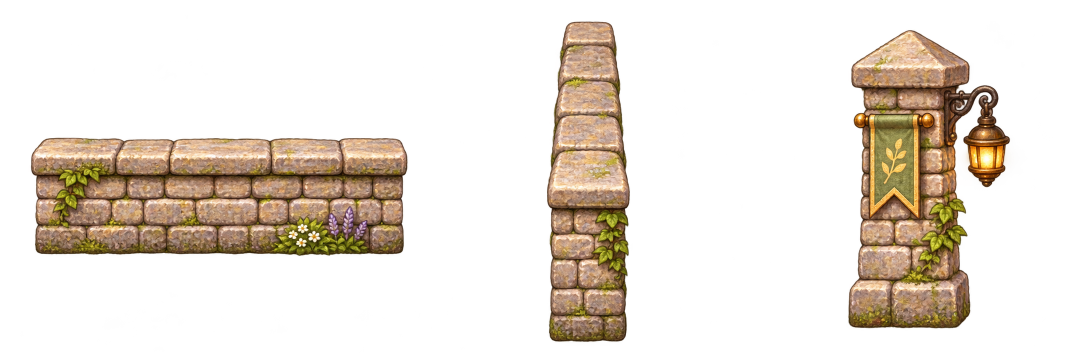
#> input picture src/assets/village/rowen/perimeter.png, 2172 x 724 px (shown at 1/2 size)
$ python build_perimeter_assets.py
#> lines starting #> are read from the running program, lines starting #| are printed output that depends on the picture
"""Pack the three isolated village-wall sprites into a small runtime atlas."""
import json
from pathlib import Path
from PIL import Image

ROOT = Path(__file__).resolve().parents[1] / 'src/assets/village/rowen'
# The wide horizontal wall extends beyond an equal third of the source sheet.
# Repeat the vertical coping strip only: repeating its end face makes stacked towers.
REGIONS = [('wall-horizontal', (0, 0, 950, 724), 448),
           ('wall-vertical', (1132, 150, 1212, 360), 96),
           ('gatepost', (1450, 0, 2172, 724), 160)]


def main():
    source = Image.open(ROOT / 'perimeter.png').convert('RGBA')
#> source is the input picture: PIL image 2172x724 RGBA; mean R, G, B, A 41.9, 33.2, 23.3, 62.1
    crops = []
    for name, region, width in REGIONS:
        crop = source.crop(region)
        box = crop.getchannel('A').point(lambda a: 255 if a >= 128 else 0).getbbox()
        assert box, name
        l, t, r, b = box
        crop = crop.crop((max(0, l - 2), max(0, t - 2), min(crop.width, r + 2), min(crop.height, b + 2)))
        crop = crop.resize((width, round(crop.height * width / crop.width)), Image.Resampling.LANCZOS)
        crops.append((name, crop))
#> this loop made 3 passes
#> (l, t, r, b) on passes 1 to 3: (62, 276, 815, 511), (0, 0, 80, 210), (247, 60, 569, 656)
#> pass 1, in main, `crop = source.crop(region)`:
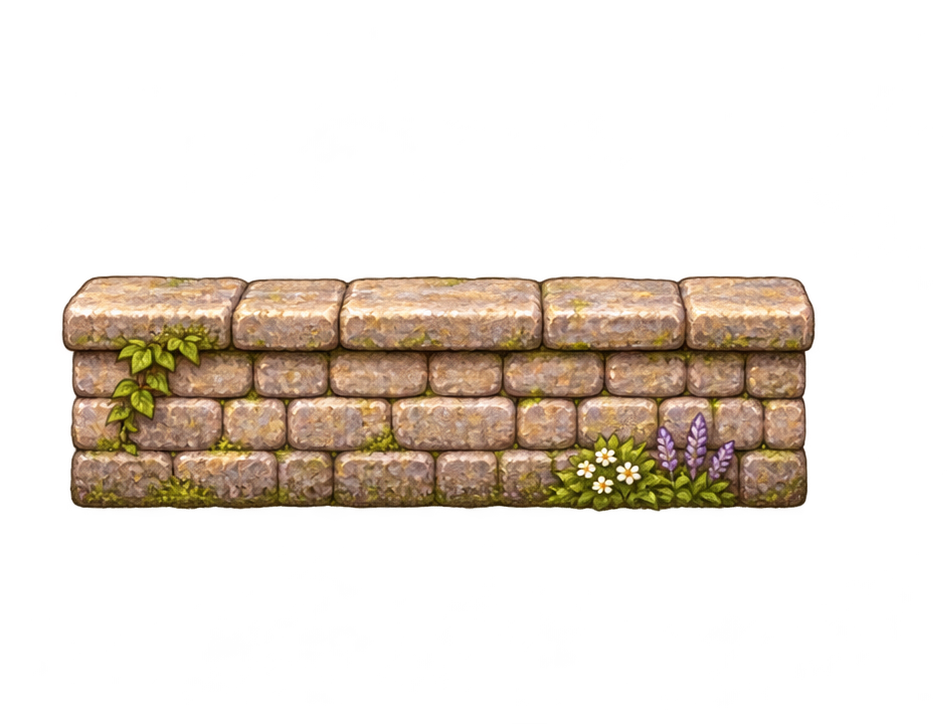
#> crop: PIL image 950x724 RGBA; mean R, G, B, A 40.7, 32.7, 23.7, 62.1; transparent parts drawn white
#> pass 1, in main, `crop = crop.crop((max(0, l - 2), max(0, t - 2), min(crop.width, r + 2)..`:
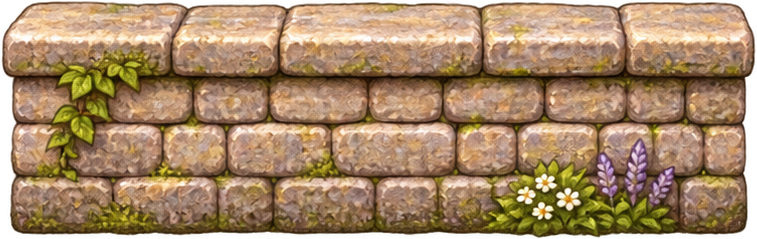
#> crop: PIL image 757x239 RGBA; mean R, G, B, A 153.9, 123.7, 90.1, 235.9; transparent parts drawn white
#> pass 1, in main, `crop = crop.resize((width, round(crop.height * width / crop.width)), I..`:
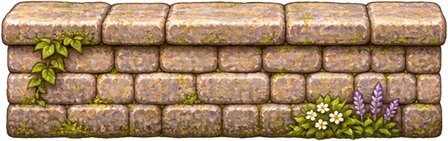
#> crop: PIL image 448x141 RGBA; mean R, G, B, A 152.6, 122.3, 89.2, 236; transparent parts drawn white
#> pass 2, in main, `crop = source.crop(region)`:
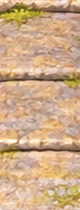
#> crop: PIL image 80x210 RGBA; mean R, G, B, A 205.3, 170.5, 135.9, 252.1; transparent parts drawn white
#> after the loop, crops = 3 items
    atlas = Image.new('RGBA', (sum(im.width + 4 for _, im in crops), max(im.height for _, im in crops) + 4))
#> atlas: PIL image 716x298 RGBA; every value is 0
    frames, x = [], 2
    for name, image in crops:
        atlas.paste(image, (x, 2))
        frames.append(dict(name=name, x=x, y=2, w=image.width, h=image.height))
        x += image.width + 4
#> this loop made 3 passes
#> (name, x) on passes 1 to 3: ('wall-horizontal', 454), ('wall-vertical', 554), ('gatepost', 718)
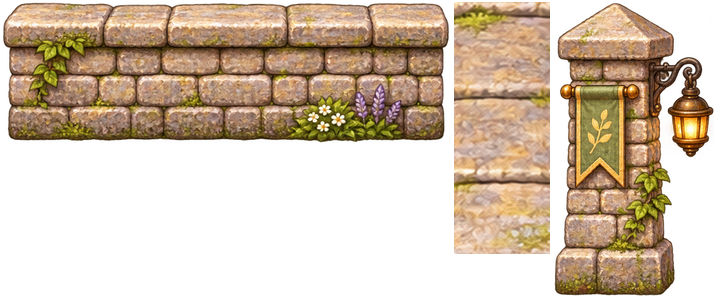
#> atlas: PIL image 716x298 RGBA; mean R, G, B, A 92.8, 74.4, 53.8, 135; transparent parts drawn white
#> after the loop, frames = 3 items; x = 718
    atlas.save(ROOT / 'perimeter.webp', quality=86, method=6)
    (ROOT / 'perimeter.json').write_text(json.dumps({'frames': frames}, indent=2) + '\n')
    print(atlas.size, (ROOT / 'perimeter.webp').stat().st_size)
#| (716, 298) 68956


if __name__ == '__main__':
    main()

$ run again, with src/assets/village/rowen/residential.png copied over src/assets/village/rowen/perimeter.png
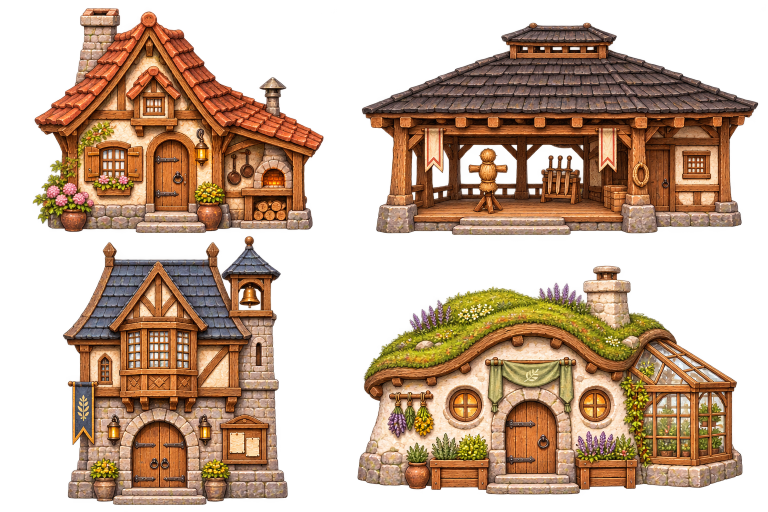
#> input picture src/assets/village/rowen/residential.png, 1536 x 1024 px (shown at 1/2 size)
#> in main, source is the input picture: PIL image 1536x1024 RGBA; mean R, G, B, A 125.8, 89.7, 61.2, 136.8
#> the loop in main, `for name, region, width in REGIONS:` made 3 passes
#> (l, t, r, b) on passes 1 to 3: (66, 17, 950, 724), (0, 0, 80, 210), (0, 185, 66, 453)
#> pass 1, in main, `crop = source.crop(region)`:
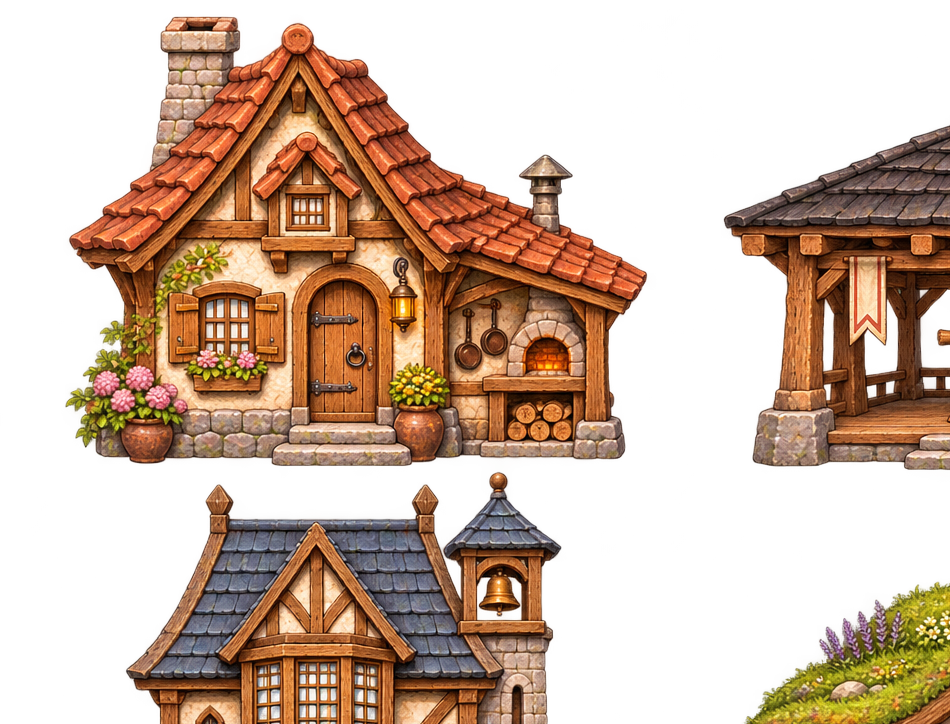
#> crop: PIL image 950x724 RGBA; mean R, G, B, A 117.9, 79.9, 52.6, 118.1; transparent parts drawn white
#> after the loop in main, `for name, region, width in REGIONS:`: crops = 3 items
#> the loop in main, `for name, image in crops:` made 3 passes
#> (name, x) on passes 1 to 3: ('wall-horizontal', 454), ('wall-vertical', 554), ('gatepost', 718)
#> after the loop in main, `for name, image in crops:`:
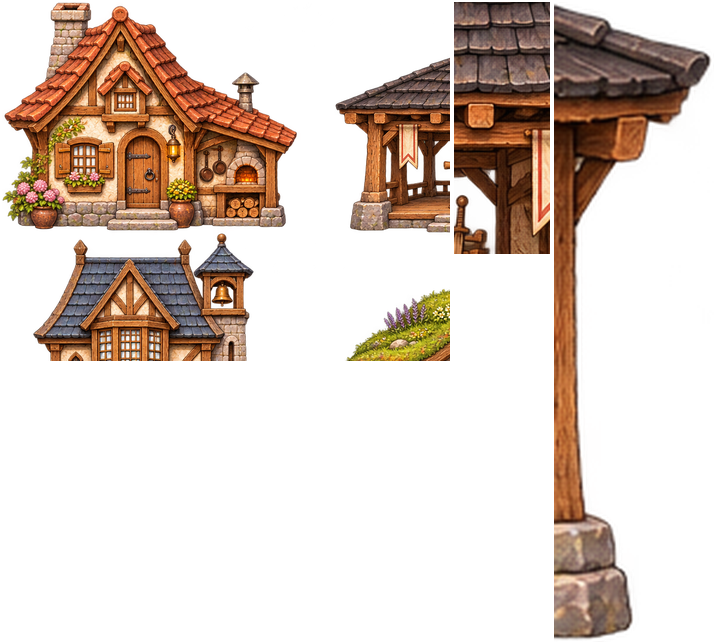
#> atlas: PIL image 716x644 RGBA; mean R, G, B, A 44.7, 28.7, 19.1, 76.1; transparent parts drawn white
#> after the loop in main, `for name, image in crops:`: x = 718
#| (716, 644) 95760
